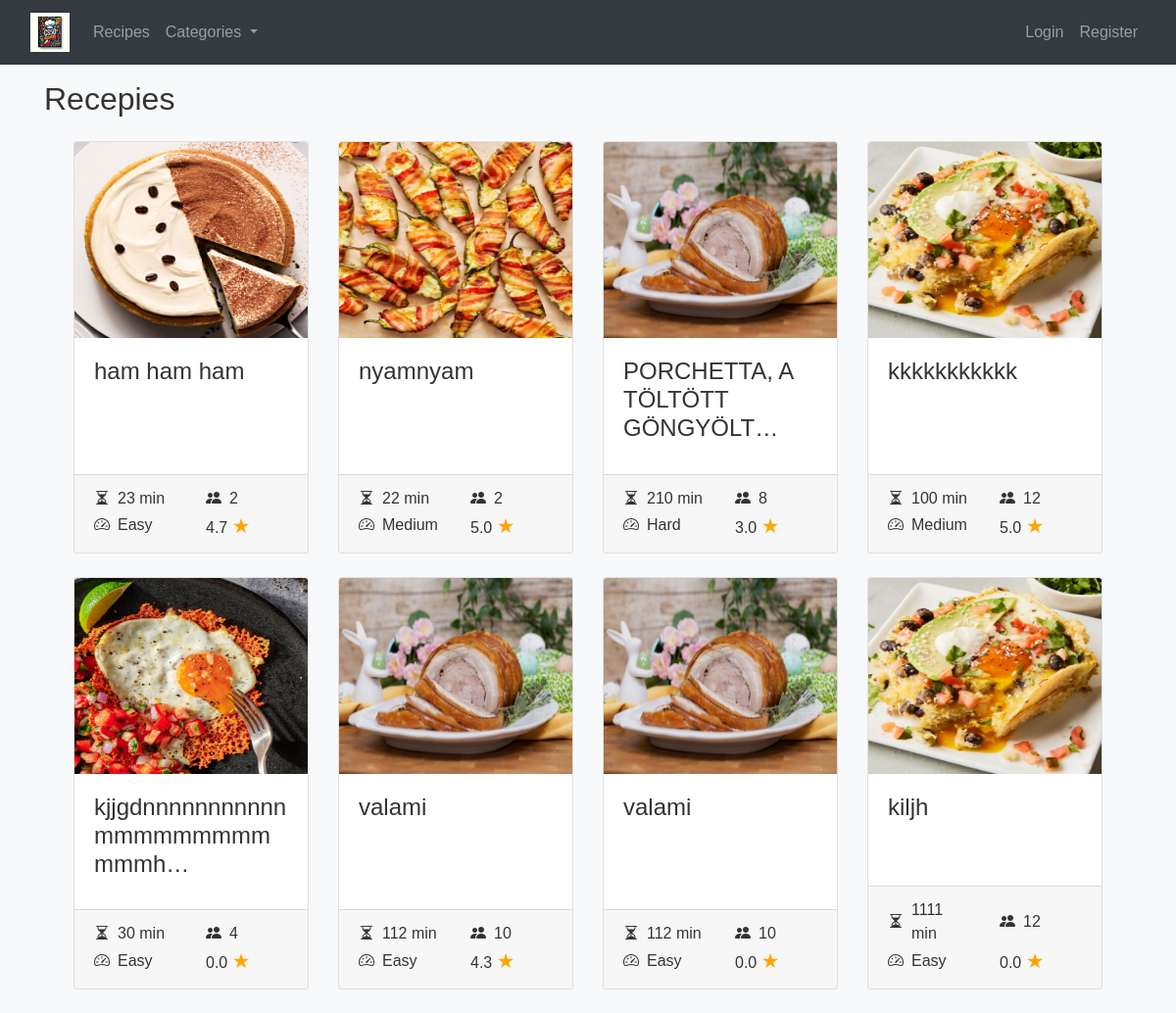
Before: / with the older database file.
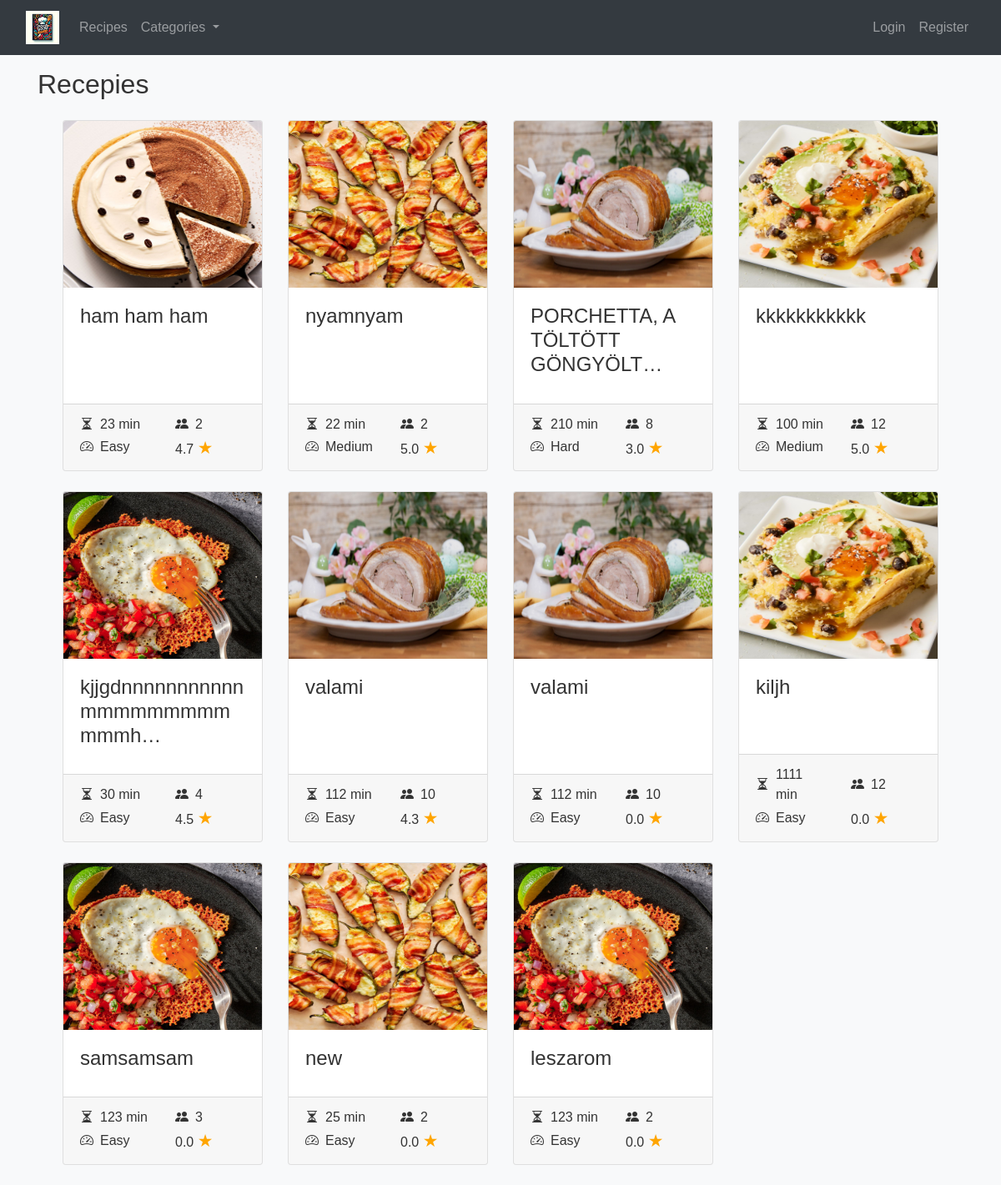
After: the same page with the newer database file.
### recepies/models.py (models this page shows, shortened)
class Recipe(models.Model):
  title = models.CharField(max_length=128)
  serving = models.PositiveIntegerField()
  preparation_time = models.PositiveIntegerField()
  difficulty = models.CharField(
    max_length=6,
    choices=DifficultyLevel.choices,
    default=DifficultyLevel.EASY
  )
  raw_ingredients = models.TextField(help_text="List ingredients as free text.")
  ingredients = models.ManyToManyField(Ingredient, related_name='recipes')
  preparation = models.TextField()
  image = models.ImageField(upload_to='recepies/', null=True, blank=True)
  categories = models.ManyToManyField(Category, related_name='recipes')
  ratings = models.JSONField(default=dict)
  average_rating = models.FloatField(default=0.0)
  created_at = models.DateTimeField(auto_now_add=True)
  creator = models.ForeignKey(User, on_delete=models.CASCADE, related_name="creator_recipe")

### recepies/views.py (the view)
# urls.py: path("", views.index, name="index"),
def index(request):
    categories = Category.objects.all()
    recipes = Recipe.objects.all()
    return render(request, 'recepies/index.html', {'recipes': recipes, 'categories': categories})

### recepies/templates/recepies/index.html (shortened to what this page needs)
{% extends "recepies/layout.html" %} {% block content %}
<h2 class="mb-4">Recepies</h2>
<div class="container mt-3">
  <div class="row ml-auto mr-auto">
    {% for recipe in recipes%}
    <div class="col-6 col-md-6 col-lg-3 mb-4">
      <div class="card card-listing h-100 d-flex flex-column">
        <img
          class="card-img-top img-fluid"
          src="{{ recipe.image.url }}"
          alt="{{ recipe.title }}"
          style="width: 300px; height: 200px; "
        />
        <div class="card-body">
          <h4 class="card-title">{{ recipe.title|truncatechars:30 }}</h4>
        </div>
        <div class="card-footer mt-auto">
          <div class="row">
              <div class="col-6 d-flex align-items-center">
                  <i class="bi bi-hourglass-split"></i>
                  <span class="ml-2">{{ recipe.preparation_time }} min</span>
              </div>
              <div class="col-6 d-flex align-items-center">
                  <i class="bi bi-people-fill"></i>
                  <span class="ml-2">{{ recipe.serving }}</span>
              </div>
              <div class="col-6 d-flex align-items-center">
                  <i class="bi bi-speedometer2"></i>
                  <span class="ml-2">{{ recipe.difficulty }}</span>
              </div>
              <div class="col-6 d-flex align-items-center">
                  <p class="mb-0">{{ recipe.average_rating|floatformat:1 }} <span class="star-orange" style="font-size: 1.3rem">&#9733;</span></p>
              </div>
          </div>
      </div>
      </div>
    </div>
    {% endfor %}
  </div>
</div>
{% endblock %}

Changed rows visible on the page:
changed Recipe "kjjgdnnnnnnnnnnnmmmmmmmmmmmmh…": average_rating "0.0" → "4.5"
added Recipe: image (picture), title "samsamsam", preparation_time "123", serving "3", difficulty "Easy", average_rating "0.0"
added Recipe: image (picture), title "new", preparation_time "25", serving "2", difficulty "Easy", average_rating "0.0"
added Recipe: image (picture), title "leszarom", preparation_time "123", serving "2", difficulty "Easy", average_rating "0.0"
